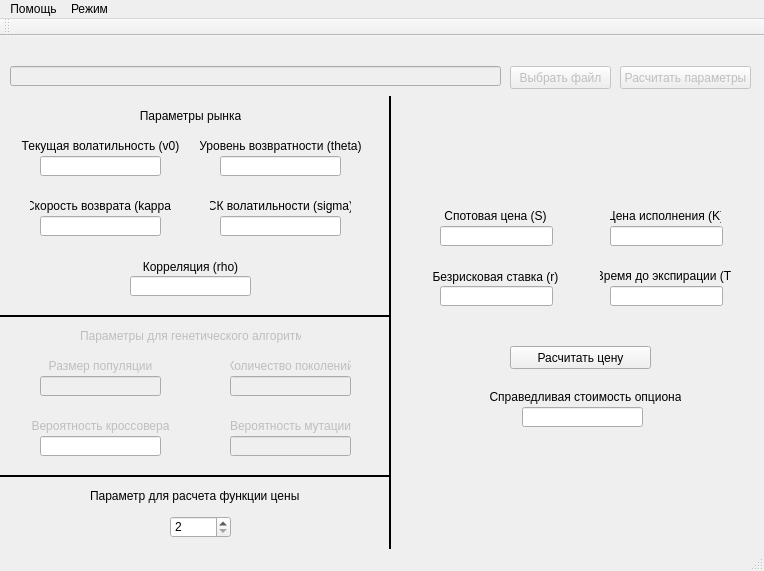
<?xml version="1.0" encoding="UTF-8"?>
<ui version="4.0">
 <class>AppClass</class>
 <widget class="QMainWindow" name="AppClass">
  <property name="geometry">
   <rect>
    <x>0</x>
    <y>0</y>
    <width>764</width>
    <height>571</height>
   </rect>
  </property>
  <property name="windowTitle">
   <string>App</string>
  </property>
  <widget class="QWidget" name="centralWidget">
   <widget class="QLineEdit" name="filePathLine">
    <property name="enabled">
     <bool>false</bool>
    </property>
    <property name="geometry">
     <rect>
      <x>10</x>
      <y>30</y>
      <width>491</width>
      <height>20</height>
     </rect>
    </property>
    <property name="readOnly">
     <bool>true</bool>
    </property>
   </widget>
   <widget class="QPushButton" name="getFileButton">
    <property name="enabled">
     <bool>false</bool>
    </property>
    <property name="geometry">
     <rect>
      <x>510</x>
      <y>30</y>
      <width>101</width>
      <height>23</height>
     </rect>
    </property>
    <property name="text">
     <string>Выбрать файл</string>
    </property>
   </widget>
   <widget class="QLabel" name="v0_Label">
    <property name="geometry">
     <rect>
      <x>20</x>
      <y>100</y>
      <width>161</width>
      <height>20</height>
     </rect>
    </property>
    <property name="layoutDirection">
     <enum>Qt::LeftToRight</enum>
    </property>
    <property name="text">
     <string>Текущая волатильность (v0)</string>
    </property>
    <property name="alignment">
     <set>Qt::AlignCenter</set>
    </property>
   </widget>
   <widget class="QLabel" name="theta_Label">
    <property name="geometry">
     <rect>
      <x>200</x>
      <y>100</y>
      <width>161</width>
      <height>20</height>
     </rect>
    </property>
    <property name="layoutDirection">
     <enum>Qt::LeftToRight</enum>
    </property>
    <property name="text">
     <string>Уровень возвратности (theta)</string>
    </property>
    <property name="alignment">
     <set>Qt::AlignCenter</set>
    </property>
   </widget>
   <widget class="QLabel" name="kappa_Label">
    <property name="geometry">
     <rect>
      <x>30</x>
      <y>160</y>
      <width>141</width>
      <height>20</height>
     </rect>
    </property>
    <property name="layoutDirection">
     <enum>Qt::LeftToRight</enum>
    </property>
    <property name="text">
     <string>Скорость возврата (kappa)</string>
    </property>
    <property name="alignment">
     <set>Qt::AlignCenter</set>
    </property>
   </widget>
   <widget class="QLabel" name="sigma_Label">
    <property name="geometry">
     <rect>
      <x>210</x>
      <y>160</y>
      <width>141</width>
      <height>20</height>
     </rect>
    </property>
    <property name="layoutDirection">
     <enum>Qt::LeftToRight</enum>
    </property>
    <property name="text">
     <string>СК волатильности (sigma)</string>
    </property>
    <property name="alignment">
     <set>Qt::AlignCenter</set>
    </property>
   </widget>
   <widget class="QLabel" name="rho_Label">
    <property name="geometry">
     <rect>
      <x>130</x>
      <y>220</y>
      <width>121</width>
      <height>21</height>
     </rect>
    </property>
    <property name="layoutDirection">
     <enum>Qt::LeftToRight</enum>
    </property>
    <property name="text">
     <string>Корреляция (rho)</string>
    </property>
    <property name="alignment">
     <set>Qt::AlignCenter</set>
    </property>
   </widget>
   <widget class="QLineEdit" name="v0_Line">
    <property name="enabled">
     <bool>true</bool>
    </property>
    <property name="geometry">
     <rect>
      <x>40</x>
      <y>120</y>
      <width>121</width>
      <height>20</height>
     </rect>
    </property>
    <property name="readOnly">
     <bool>false</bool>
    </property>
   </widget>
   <widget class="QLineEdit" name="theta_Line">
    <property name="enabled">
     <bool>true</bool>
    </property>
    <property name="geometry">
     <rect>
      <x>220</x>
      <y>120</y>
      <width>121</width>
      <height>20</height>
     </rect>
    </property>
    <property name="readOnly">
     <bool>false</bool>
    </property>
   </widget>
   <widget class="QLineEdit" name="sigma_Line">
    <property name="enabled">
     <bool>true</bool>
    </property>
    <property name="geometry">
     <rect>
      <x>220</x>
      <y>180</y>
      <width>121</width>
      <height>20</height>
     </rect>
    </property>
    <property name="readOnly">
     <bool>false</bool>
    </property>
   </widget>
   <widget class="QLineEdit" name="kappa_Line">
    <property name="enabled">
     <bool>true</bool>
    </property>
    <property name="geometry">
     <rect>
      <x>40</x>
      <y>180</y>
      <width>121</width>
      <height>20</height>
     </rect>
    </property>
    <property name="readOnly">
     <bool>false</bool>
    </property>
   </widget>
   <widget class="QLineEdit" name="rho_Line">
    <property name="enabled">
     <bool>true</bool>
    </property>
    <property name="geometry">
     <rect>
      <x>130</x>
      <y>240</y>
      <width>121</width>
      <height>20</height>
     </rect>
    </property>
    <property name="readOnly">
     <bool>false</bool>
    </property>
   </widget>
   <widget class="QPushButton" name="getParametersButton">
    <property name="enabled">
     <bool>false</bool>
    </property>
    <property name="geometry">
     <rect>
      <x>620</x>
      <y>30</y>
      <width>131</width>
      <height>23</height>
     </rect>
    </property>
    <property name="text">
     <string>Расчитать параметры</string>
    </property>
   </widget>
   <widget class="QPushButton" name="getCostButton">
    <property name="enabled">
     <bool>true</bool>
    </property>
    <property name="geometry">
     <rect>
      <x>510</x>
      <y>310</y>
      <width>141</width>
      <height>23</height>
     </rect>
    </property>
    <property name="text">
     <string>Расчитать цену</string>
    </property>
   </widget>
   <widget class="Line" name="line_1">
    <property name="geometry">
     <rect>
      <x>380</x>
      <y>60</y>
      <width>21</width>
      <height>461</height>
     </rect>
    </property>
    <property name="frameShadow">
     <enum>QFrame::Plain</enum>
    </property>
    <property name="lineWidth">
     <number>2</number>
    </property>
    <property name="midLineWidth">
     <number>1</number>
    </property>
    <property name="orientation">
     <enum>Qt::Vertical</enum>
    </property>
   </widget>
   <widget class="QLineEdit" name="T_Line">
    <property name="enabled">
     <bool>true</bool>
    </property>
    <property name="geometry">
     <rect>
      <x>610</x>
      <y>250</y>
      <width>113</width>
      <height>20</height>
     </rect>
    </property>
    <property name="readOnly">
     <bool>false</bool>
    </property>
   </widget>
   <widget class="QLineEdit" name="r_Line">
    <property name="enabled">
     <bool>true</bool>
    </property>
    <property name="geometry">
     <rect>
      <x>440</x>
      <y>250</y>
      <width>113</width>
      <height>20</height>
     </rect>
    </property>
    <property name="readOnly">
     <bool>false</bool>
    </property>
   </widget>
   <widget class="QLineEdit" name="S_Line">
    <property name="enabled">
     <bool>true</bool>
    </property>
    <property name="geometry">
     <rect>
      <x>440</x>
      <y>190</y>
      <width>113</width>
      <height>20</height>
     </rect>
    </property>
    <property name="readOnly">
     <bool>false</bool>
    </property>
   </widget>
   <widget class="QLineEdit" name="K_Line">
    <property name="enabled">
     <bool>true</bool>
    </property>
    <property name="geometry">
     <rect>
      <x>610</x>
      <y>190</y>
      <width>113</width>
      <height>20</height>
     </rect>
    </property>
    <property name="readOnly">
     <bool>false</bool>
    </property>
   </widget>
   <widget class="QLabel" name="r_Label">
    <property name="geometry">
     <rect>
      <x>430</x>
      <y>230</y>
      <width>131</width>
      <height>21</height>
     </rect>
    </property>
    <property name="layoutDirection">
     <enum>Qt::LeftToRight</enum>
    </property>
    <property name="text">
     <string>Безрисковая ставка (r)</string>
    </property>
    <property name="alignment">
     <set>Qt::AlignCenter</set>
    </property>
   </widget>
   <widget class="QLabel" name="K_Label">
    <property name="geometry">
     <rect>
      <x>610</x>
      <y>170</y>
      <width>111</width>
      <height>20</height>
     </rect>
    </property>
    <property name="layoutDirection">
     <enum>Qt::LeftToRight</enum>
    </property>
    <property name="text">
     <string>Цена исполнения (K)</string>
    </property>
    <property name="alignment">
     <set>Qt::AlignCenter</set>
    </property>
   </widget>
   <widget class="QLabel" name="T_Label">
    <property name="geometry">
     <rect>
      <x>600</x>
      <y>229</y>
      <width>131</width>
      <height>21</height>
     </rect>
    </property>
    <property name="layoutDirection">
     <enum>Qt::LeftToRight</enum>
    </property>
    <property name="text">
     <string>Время до экспирации (T)</string>
    </property>
    <property name="alignment">
     <set>Qt::AlignCenter</set>
    </property>
   </widget>
   <widget class="QLabel" name="S_Label">
    <property name="geometry">
     <rect>
      <x>440</x>
      <y>170</y>
      <width>111</width>
      <height>20</height>
     </rect>
    </property>
    <property name="layoutDirection">
     <enum>Qt::LeftToRight</enum>
    </property>
    <property name="text">
     <string>Спотовая цена (S)</string>
    </property>
    <property name="alignment">
     <set>Qt::AlignCenter</set>
    </property>
   </widget>
   <widget class="QLineEdit" name="Opt_Line">
    <property name="enabled">
     <bool>true</bool>
    </property>
    <property name="geometry">
     <rect>
      <x>522</x>
      <y>371</y>
      <width>121</width>
      <height>20</height>
     </rect>
    </property>
    <property name="readOnly">
     <bool>true</bool>
    </property>
   </widget>
   <widget class="QLabel" name="Opt_Label">
    <property name="geometry">
     <rect>
      <x>490</x>
      <y>350</y>
      <width>191</width>
      <height>21</height>
     </rect>
    </property>
    <property name="layoutDirection">
     <enum>Qt::LeftToRight</enum>
    </property>
    <property name="text">
     <string>Справедливая стоимость опциона</string>
    </property>
    <property name="alignment">
     <set>Qt::AlignCenter</set>
    </property>
   </widget>
   <widget class="Line" name="line_2">
    <property name="geometry">
     <rect>
      <x>0</x>
      <y>270</y>
      <width>391</width>
      <height>20</height>
     </rect>
    </property>
    <property name="frameShadow">
     <enum>QFrame::Plain</enum>
    </property>
    <property name="lineWidth">
     <number>2</number>
    </property>
    <property name="midLineWidth">
     <number>1</number>
    </property>
    <property name="orientation">
     <enum>Qt::Horizontal</enum>
    </property>
   </widget>
   <widget class="QLabel" name="parAlgoLabel">
    <property name="enabled">
     <bool>false</bool>
    </property>
    <property name="geometry">
     <rect>
      <x>80</x>
      <y>290</y>
      <width>221</width>
      <height>20</height>
     </rect>
    </property>
    <property name="text">
     <string>Параметры для генетического алгоритма</string>
    </property>
   </widget>
   <widget class="QLabel" name="popSize_Label">
    <property name="enabled">
     <bool>false</bool>
    </property>
    <property name="geometry">
     <rect>
      <x>40</x>
      <y>320</y>
      <width>121</width>
      <height>20</height>
     </rect>
    </property>
    <property name="layoutDirection">
     <enum>Qt::LeftToRight</enum>
    </property>
    <property name="text">
     <string>Размер популяции</string>
    </property>
    <property name="alignment">
     <set>Qt::AlignCenter</set>
    </property>
   </widget>
   <widget class="QLineEdit" name="popSize_Line">
    <property name="enabled">
     <bool>false</bool>
    </property>
    <property name="geometry">
     <rect>
      <x>40</x>
      <y>340</y>
      <width>121</width>
      <height>20</height>
     </rect>
    </property>
    <property name="readOnly">
     <bool>false</bool>
    </property>
   </widget>
   <widget class="QLabel" name="genCount_Label">
    <property name="enabled">
     <bool>false</bool>
    </property>
    <property name="geometry">
     <rect>
      <x>230</x>
      <y>320</y>
      <width>121</width>
      <height>20</height>
     </rect>
    </property>
    <property name="layoutDirection">
     <enum>Qt::LeftToRight</enum>
    </property>
    <property name="text">
     <string>Количество поколений</string>
    </property>
    <property name="alignment">
     <set>Qt::AlignCenter</set>
    </property>
   </widget>
   <widget class="QLineEdit" name="genCount_Line">
    <property name="enabled">
     <bool>false</bool>
    </property>
    <property name="geometry">
     <rect>
      <x>230</x>
      <y>340</y>
      <width>121</width>
      <height>20</height>
     </rect>
    </property>
    <property name="readOnly">
     <bool>false</bool>
    </property>
   </widget>
   <widget class="QLabel" name="crosProb_Label">
    <property name="enabled">
     <bool>false</bool>
    </property>
    <property name="geometry">
     <rect>
      <x>30</x>
      <y>380</y>
      <width>141</width>
      <height>20</height>
     </rect>
    </property>
    <property name="layoutDirection">
     <enum>Qt::LeftToRight</enum>
    </property>
    <property name="text">
     <string>Вероятность кроссовера</string>
    </property>
    <property name="alignment">
     <set>Qt::AlignCenter</set>
    </property>
   </widget>
   <widget class="QLineEdit" name="crosProb_Line">
    <property name="enabled">
     <bool>true</bool>
    </property>
    <property name="geometry">
     <rect>
      <x>40</x>
      <y>400</y>
      <width>121</width>
      <height>20</height>
     </rect>
    </property>
    <property name="readOnly">
     <bool>false</bool>
    </property>
   </widget>
   <widget class="QLabel" name="mutProb_Label">
    <property name="enabled">
     <bool>false</bool>
    </property>
    <property name="geometry">
     <rect>
      <x>230</x>
      <y>380</y>
      <width>121</width>
      <height>20</height>
     </rect>
    </property>
    <property name="layoutDirection">
     <enum>Qt::LeftToRight</enum>
    </property>
    <property name="text">
     <string>Вероятность мутации</string>
    </property>
    <property name="alignment">
     <set>Qt::AlignCenter</set>
    </property>
   </widget>
   <widget class="QLineEdit" name="mutProb_Line">
    <property name="enabled">
     <bool>false</bool>
    </property>
    <property name="geometry">
     <rect>
      <x>230</x>
      <y>400</y>
      <width>121</width>
      <height>20</height>
     </rect>
    </property>
    <property name="readOnly">
     <bool>false</bool>
    </property>
   </widget>
   <widget class="QLabel" name="parMarketLabel">
    <property name="geometry">
     <rect>
      <x>140</x>
      <y>70</y>
      <width>101</width>
      <height>20</height>
     </rect>
    </property>
    <property name="text">
     <string>Параметры рынка</string>
    </property>
    <property name="alignment">
     <set>Qt::AlignCenter</set>
    </property>
   </widget>
   <widget class="Line" name="line_3">
    <property name="geometry">
     <rect>
      <x>0</x>
      <y>430</y>
      <width>391</width>
      <height>20</height>
     </rect>
    </property>
    <property name="frameShadow">
     <enum>QFrame::Plain</enum>
    </property>
    <property name="lineWidth">
     <number>2</number>
    </property>
    <property name="midLineWidth">
     <number>1</number>
    </property>
    <property name="orientation">
     <enum>Qt::Horizontal</enum>
    </property>
   </widget>
   <widget class="QLabel" name="N_Label">
    <property name="geometry">
     <rect>
      <x>90</x>
      <y>450</y>
      <width>211</width>
      <height>20</height>
     </rect>
    </property>
    <property name="text">
     <string>Параметр для расчета функции цены (N)</string>
    </property>
   </widget>
   <widget class="QSpinBox" name="N_SpinBox">
    <property name="geometry">
     <rect>
      <x>170</x>
      <y>480</y>
      <width>61</width>
      <height>22</height>
     </rect>
    </property>
    <property name="minimum">
     <number>2</number>
    </property>
    <property name="maximum">
     <number>20</number>
    </property>
   </widget>
  </widget>
  <widget class="QMenuBar" name="menuBar">
   <property name="geometry">
    <rect>
     <x>0</x>
     <y>0</y>
     <width>764</width>
     <height>21</height>
    </rect>
   </property>
   <widget class="QMenu" name="menuHelp">
    <property name="title">
     <string>Помощь</string>
    </property>
   </widget>
   <widget class="QMenu" name="menuPars">
    <property name="title">
     <string>Режим</string>
    </property>
    <addaction name="parHandWrite"/>
    <addaction name="parAutoWrite"/>
   </widget>
   <addaction name="menuHelp"/>
   <addaction name="menuPars"/>
  </widget>
  <widget class="QToolBar" name="mainToolBar">
   <attribute name="toolBarArea">
    <enum>TopToolBarArea</enum>
   </attribute>
   <attribute name="toolBarBreak">
    <bool>false</bool>
   </attribute>
  </widget>
  <widget class="QStatusBar" name="statusBar"/>
  <action name="parAutoWrite">
   <property name="checkable">
    <bool>true</bool>
   </property>
   <property name="text">
    <string>Режим расчета</string>
   </property>
  </action>
  <action name="parHandWrite">
   <property name="checkable">
    <bool>true</bool>
   </property>
   <property name="checked">
    <bool>true</bool>
   </property>
   <property name="text">
    <string>Режим ввода</string>
   </property>
  </action>
 </widget>
 <layoutdefault spacing="6" margin="11"/>
 <resources>
  <include location="app.qrc"/>
 </resources>
 <connections/>
</ui>
